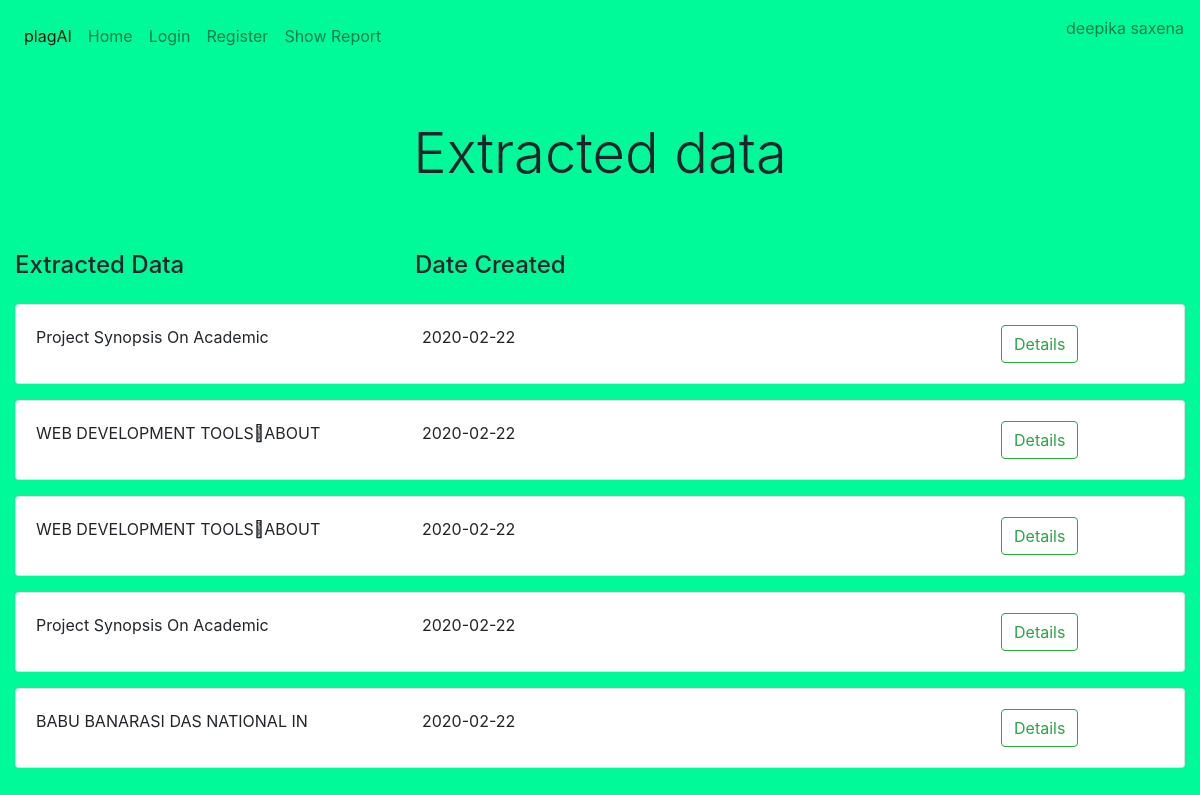
/report (signed in), run on the app's committed database.
### main.py (models this page shows, shortened)
class User(db.Model):
    id = db.Column(db.Integer, primary_key=True)
    username = db.Column(db.String(64), unique=True, nullable=False)
    email = db.Column(db.String(64), unique=True, nullable=False)
    password = db.Column(db.String(64), unique=True, nullable=False)
    created = db.Column(db.DateTime, nullable=False)
    admin = db.Column(db.Boolean, nullable=False)

class Upload_S(db.Model):
    id=db.Column(db.Integer,primary_key=True)
    uploader_id = db.Column(db.Integer, nullable=False)
    data=db.Column(db.String(65000),nullable=False)
    created= db.Column(db.DateTime,default = dt.utcnow,nullable=False)
    admin=db.Column(db.Boolean, nullable=False)

### main.py (the view)
@app.route('/report')
def report():
    id=session.get('userid')
    user = User.query.filter_by(id = id).first()
    print(id)
    if(not id):
        return redirect('/login')
    data = Upload_S.query.filter_by(uploader_id= id)
    return render_template('report.html', data = data, user = user)

### templates/report.html (shortened to what this page needs)
{% extends 'theme.html' %}
{% block username %}
{{user.username}}
{% endblock %}
{% block body %}
<div class="container-fluid mt-5">
    <p class="display-4 text-center mt-5">Extracted data</p>
    <div class="row">
        <div class="col-md">
            <div class="row mt-5">
                <div class="col-md-4"><p class="h4">Extracted Data</p></div>
                <div class="col-md-4"><p class="h4">Date Created</p></div>
                <div class="col-md-3"></div>
            </div>
            {%  for record in data %}
                <div class="card mt-3">
                    <div class="card-body">
                        <div class="row">
                            <div class="col-md-4">{{record.data[:30]}}</div>
                            <div class="col-md-4">{{record.created.date()}}</div>
                            <div class="col-md-2"></div>
                            <div class="col-md-2"><a href="/details?id={{record.id}}" class="btn btn-outline-success">Details</a></div>
                        </div>
                    </div>
                </div>
            {% endfor %}
        </div>
    </div>
</div>
{% endblock %}

### templates/theme.html (shortened to what this page needs)
<!doctype html>
<html lang="en">
<head>
    <link rel="stylesheet" href="https://stackpath.bootstrapcdn.com/bootstrap/4.3.1/css/bootstrap.min.css">
    <link rel="stylesheet" href="https://maxcdn.bootstrapcdn.com/font-awesome/4.7.0/css/font-awesome.min.css">
</head>
<body>
    <nav class="navbar navbar-expand navbar-light bg-color-lightgreen">
        <div class="nav navbar-nav">
            <a class="nav-item nav-link active" href="#">plagAI <span class="sr-only">(current)</span></a>
            <a class="nav-item nav-link" href="/home">Home</a>
            <a class="nav-item nav-link" href="/login">Login</a>
            <a class="nav-item nav-link" href="/register">Register</a>
            <a class="nav-item nav-link navbar-text" href="/report">Show Report</a>
        </div>
        <ul class="navbar-nav ml-auto">
            <li class="nav-item navbar-text">
              <p>{% block username %}{% endblock %}
              </p>
            </li>
        </ul>
    </nav>
    {% block body %}{% endblock %}
</body>
</html>

### templates/report.html (style rules this page uses)
body { background-repeat: no-repeat; background-size: cover; background-color:mediumspringgreen; }

### data on the page
User: username "deepika saxena"
Upload_S: data "Project Synopsis On Academic", created "2020-02-22"
Upload_S: data "WEB DEVELOPMENT TOOLS ABOUT", created "2020-02-22"
Upload_S: data "WEB DEVELOPMENT TOOLS ABOUT", created "2020-02-22"
Upload_S: data "Project Synopsis On Academic", created "2020-02-22"
Upload_S: data "BABU BANARASI DAS NATIONAL IN", created "2020-02-22"
